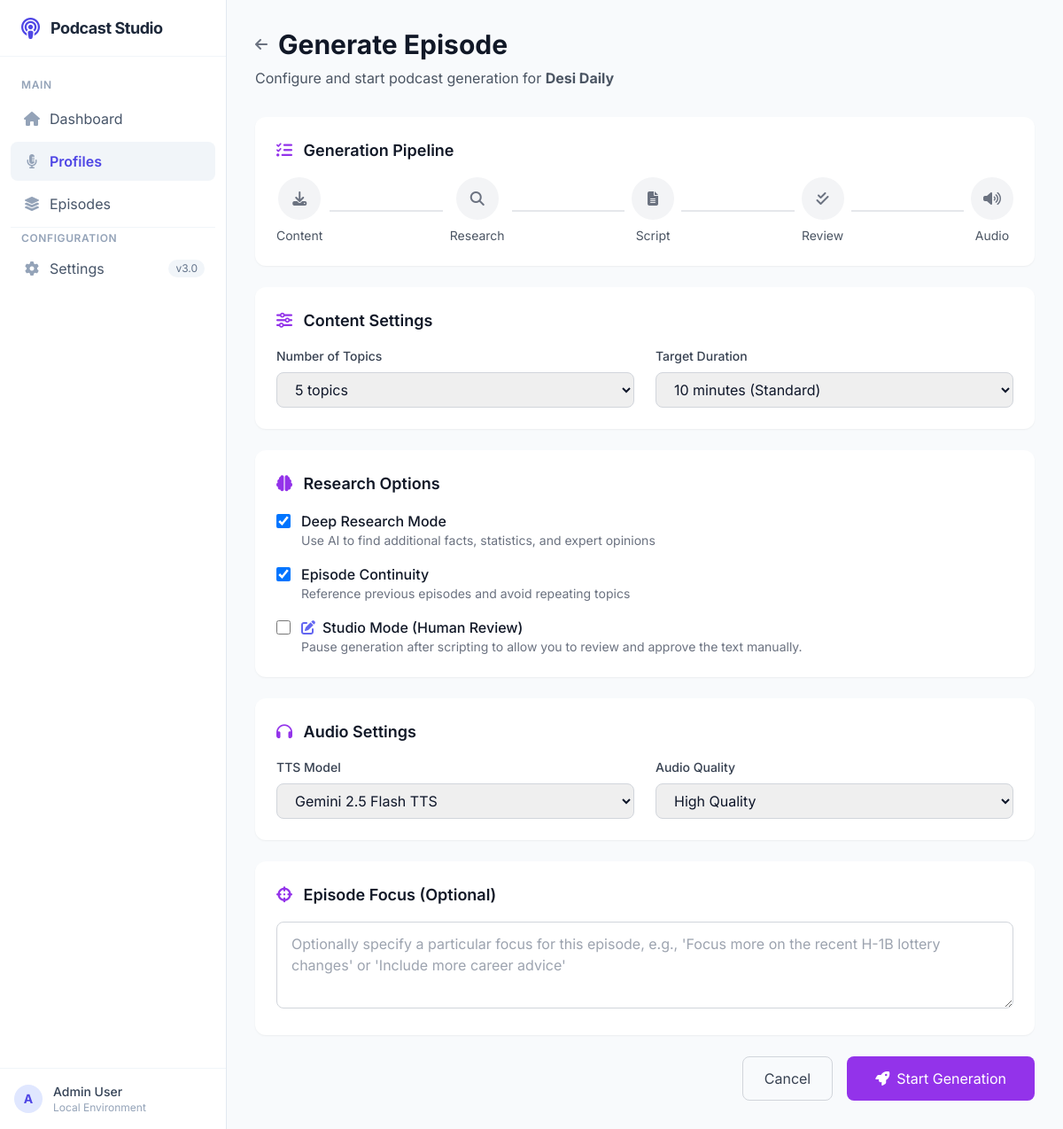
The page /profiles/1/generate on the database its author committed.
### webapp/models.py (models this page shows)
class PodcastProfile(Base):
    __tablename__ = 'podcast_profiles'
    id = Column(Integer, primary_key=True)
    name = Column(String(100), nullable=False, unique=True)
    description = Column(Text)
    target_audience = Column(Text)
    tone = Column(String(50), default='conversational')  # conversational, formal, casual, educational
    language = Column(String(10), default='en-US')
    target_duration_minutes = Column(Integer, default=10)
    topic_count = Column(Integer, default=5)
    categories = Column(JSON, default=list)  # List of categories to cover
    sources_config = Column(JSON, default=dict)  # Reddit subs, RSS feeds, etc.
    schedule_enabled = Column(Boolean, default=False)  # Whether scheduling is active
    schedule_cron = Column(String(50))  # Cron expression for scheduling
    schedule_hour = Column(Integer, default=6)  # Hour to generate (0-23)
    schedule_minute = Column(Integer, default=0)  # Minute to generate (0-59)
    schedule_days = Column(JSON, default=lambda: ['mon', 'tue', 'wed', 'thu', 'fri', 'sat', 'sun'])  # Days to run
    timezone = Column(String(50), default='America/New_York')
    last_scheduled_run = Column(DateTime)  # Track when last scheduled generation ran
    tts_model = Column(String(100), default='gemini-2.5-flash-preview-tts')
    is_active = Column(Boolean, default=True)
    created_at = Column(DateTime, default=datetime.utcnow)
    updated_at = Column(DateTime, default=datetime.utcnow, onupdate=datetime.utcnow)
    hosts = relationship('Host', back_populates='profile', cascade='all, delete-orphan')
    episodes = relationship('Episode', back_populates='profile', cascade='all, delete-orphan')
    avoided_topics = relationship('TopicAvoidance', back_populates='profile', cascade='all, delete-orphan')
    sources = relationship('ContentSource', back_populates='profile', cascade='all, delete-orphan')
    categories_rel = relationship('Category', secondary='profile_categories', back_populates='profiles')

### webapp/app.py (the view, shortened to what this page needs)
@app.route('/profiles/<int:profile_id>/generate', methods=['GET', 'POST'])
def generate_episode(profile_id):
    db = get_db()
    try:
        profile = db.query(PodcastProfile).get(profile_id)
        if not profile:
            flash('Profile not found', 'error')
            return redirect(url_for('profiles_list'))
        return render_template('generate/options.html', profile=profile)
    finally:
        db.close()

### webapp/app.py (called while the page is built)
def get_db():
    return Session()

### webapp/templates/generate/options.html (shortened to what this page needs)
{% extends "base.html" %}
{% block content %}
<div class="max-w-4xl mx-auto space-y-8">
    <div>
        <div class="flex items-center space-x-3 mb-2">
            <a href="/profiles/{{ profile.id }}" class="text-gray-500 hover:text-gray-700">
                <i class="fas fa-arrow-left"></i>
            </a>
            <h1 class="text-3xl font-bold text-gray-900">Generate Episode</h1>
        </div>
        <p class="text-gray-600">Configure and start podcast generation for <strong>{{ profile.name }}</strong></p>
    </div>
    <form method="POST" class="space-y-6">
        <div class="bg-white rounded-xl shadow-sm p-6">
            <h2 class="text-lg font-semibold text-gray-900 mb-4">
                <i class="fas fa-tasks mr-2 text-purple-600"></i> Generation Pipeline
            </h2>
            <div class="flex items-center justify-between">
                {% set stages = [
                ('content_gathering', 'Content', 'fa-download'),
                ('research', 'Research', 'fa-search'),
                ('scripting', 'Script', 'fa-file-alt'),
                ('review', 'Review', 'fa-check-double'),
                ('audio', 'Audio', 'fa-volume-up')
                ] %}
                {% for stage_id, stage_name, icon in stages %}
                <div class="flex flex-col items-center">
                    <div class="w-12 h-12 rounded-full bg-gray-100 flex items-center justify-center mb-2">
                        <i class="fas {{ icon }} text-gray-500"></i>
                    </div>
                    <span class="text-sm text-gray-600">{{ stage_name }}</span>
                </div>
                {% if not loop.last %}
                <div class="flex-1 h-0.5 bg-gray-200 mx-2"></div>
                {% endif %}
                {% endfor %}
            </div>
        </div>
        <div class="bg-white rounded-xl shadow-sm p-6">
            <h2 class="text-lg font-semibold text-gray-900 mb-4">
                <i class="fas fa-sliders-h mr-2 text-purple-600"></i> Content Settings
            </h2>
            <div class="grid grid-cols-2 gap-6">
                <div>
                    <label class="block text-sm font-medium text-gray-700 mb-2">Number of Topics</label>
                    <select name="topic_count"
                        class="w-full border border-gray-300 rounded-lg px-4 py-2 focus:ring-purple-500 focus:border-purple-500">
                        {% for i in range(3, 8) %}
                        <option value="{{ i }}" {% if i==profile.topic_count %}selected{% endif %}>{{ i }} topics
                        </option>
                        {% endfor %}
                    </select>
                </div>
                <div>
                    <label class="block text-sm font-medium text-gray-700 mb-2">Target Duration</label>
                    <select name="duration"
                        class="w-full border border-gray-300 rounded-lg px-4 py-2 focus:ring-purple-500 focus:border-purple-500">
                        <option value="10" {% if profile.target_duration_minutes==10 %}selected{% endif %}>10 minutes
                            (Standard)</option>
                    </select>
                </div>
            </div>
        </div>
        <div class="bg-white rounded-xl shadow-sm p-6">
            <h2 class="text-lg font-semibold text-gray-900 mb-4">
                <i class="fas fa-brain mr-2 text-purple-600"></i> Research Options
            </h2>
            <div class="space-y-4">
                <label class="flex items-start space-x-3">
                    <input type="checkbox" name="deep_research" checked
                        class="mt-1 h-4 w-4 text-purple-600 rounded focus:ring-purple-500">
                    <div>
                        <span class="font-medium text-gray-900">Deep Research Mode</span>
                        <p class="text-sm text-gray-500">Use AI to find additional facts, statistics, and expert
                            opinions</p>
                    </div>
                </label>
                <label class="flex items-start space-x-3">
                    <input type="checkbox" name="use_continuity" checked
                        class="mt-1 h-4 w-4 text-purple-600 rounded focus:ring-purple-500">
                    <div>
                        <span class="font-medium text-gray-900">Episode Continuity</span>
                        <p class="text-sm text-gray-500">Reference previous episodes and avoid repeating topics</p>
                    </div>
                </label>
                <label class="flex items-start space-x-3">
                    <input type="checkbox" name="editorial_review"
                        class="mt-1 h-4 w-4 text-purple-600 rounded focus:ring-purple-500">
                    <div>
                        <span class="font-medium text-gray-900 flex items-center">
                            <i class="fas fa-edit text-indigo-500 mr-2"></i> Studio Mode (Human Review)
                        </span>
                        <p class="text-sm text-gray-500">Pause generation after scripting to allow you to review and
                            approve the text manually.</p>
                    </div>
                </label>
            </div>
        </div>
        <div class="bg-white rounded-xl shadow-sm p-6">
            <h2 class="text-lg font-semibold text-gray-900 mb-4">
                <i class="fas fa-headphones mr-2 text-purple-600"></i> Audio Settings
            </h2>
            <div class="grid grid-cols-2 gap-6">
                <div>
                    <label class="block text-sm font-medium text-gray-700 mb-2">TTS Model</label>
                    <select name="tts_model"
                        class="w-full border border-gray-300 rounded-lg px-4 py-2 focus:ring-purple-500 focus:border-purple-500">
                        <option value="gemini-2.5-flash-preview-tts" selected>Gemini 2.5 Flash TTS</option>
                    </select>
                </div>
                <div>
                    <label class="block text-sm font-medium text-gray-700 mb-2">Audio Quality</label>
                    <select name="audio_quality"
                        class="w-full border border-gray-300 rounded-lg px-4 py-2 focus:ring-purple-500 focus:border-purple-500">
                        <option value="high" selected>High Quality</option>
                    </select>
                </div>
            </div>
        </div>
        <div class="bg-white rounded-xl shadow-sm p-6">
            <h2 class="text-lg font-semibold text-gray-900 mb-4">
                <i class="fas fa-crosshairs mr-2 text-purple-600"></i> Episode Focus (Optional)
            </h2>
            <textarea name="focus" rows="3"
                placeholder="Optionally specify a particular focus for this episode, e.g., 'Focus more on the recent H-1B lottery changes' or 'Include more career advice'"
                class="w-full border border-gray-300 rounded-lg px-4 py-3 focus:ring-purple-500 focus:border-purple-500"></textarea>
        </div>
        <div class="flex justify-end space-x-4">
            <a href="/profiles/{{ profile.id }}"
                class="px-6 py-3 border border-gray-300 text-gray-700 rounded-lg hover:bg-gray-50 transition">
                Cancel
            </a>
            <button type="submit"
                class="px-8 py-3 bg-purple-600 text-white rounded-lg hover:bg-purple-700 transition flex items-center">
                <i class="fas fa-rocket mr-2"></i> Start Generation
            </button>
        </div>
    </form>
</div>
{% endblock %}

### webapp/templates/base.html (style rules this page uses)
body { font-family: 'Inter', sans-serif; }

### rows shown on the page
PodcastProfile: name "Desi Daily", topic_count "5 topics", duration "10 minutes (Standard)"

### other values the page prints
{{ stage_name }} "Content" "Research" "Script" "Review" "Audio"
